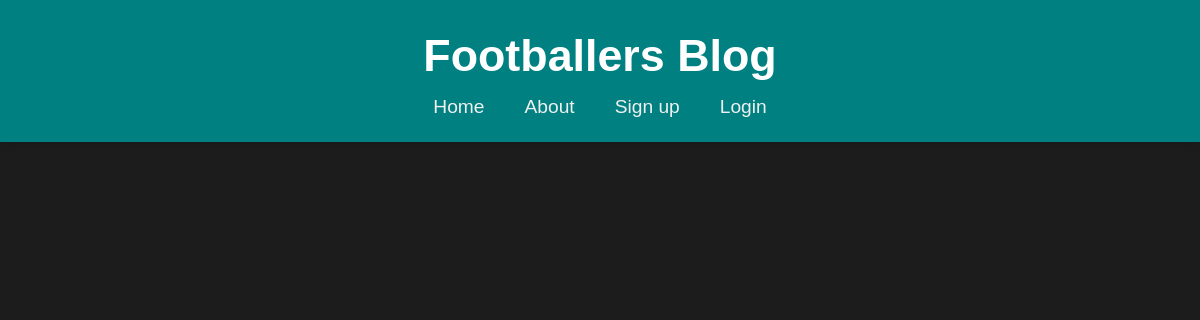
Page /home on the earlier database version.
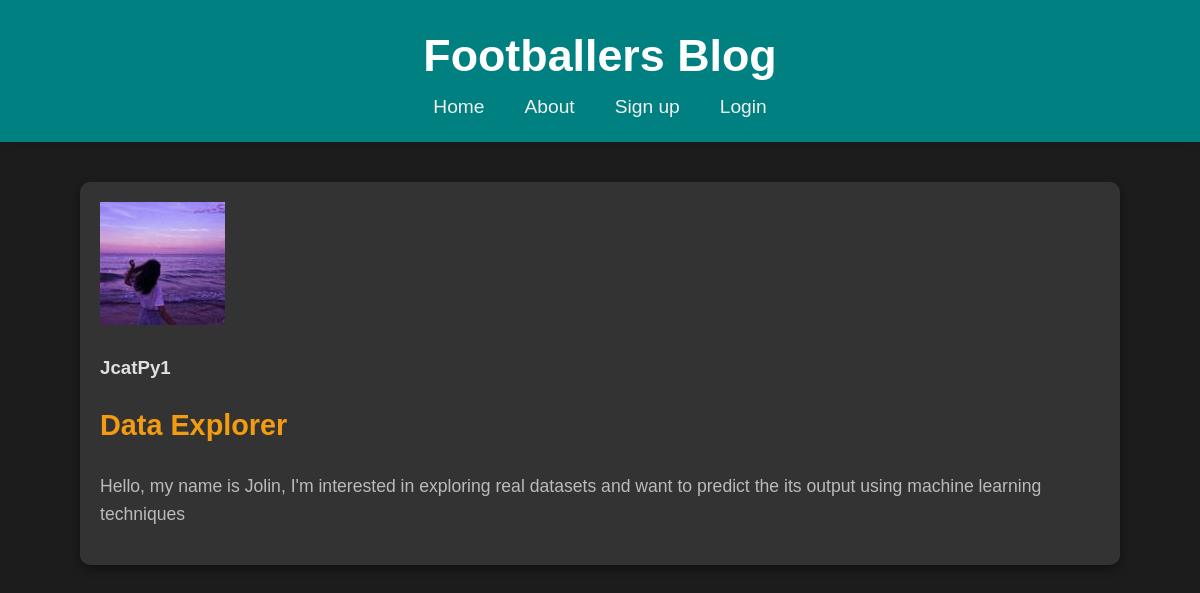
Same page on the later database version.
### flaskblog/models.py (models this page shows, shortened)
class Post(db.Model):  # Change db.model to db.Model
    id = db.Column(db.Integer, primary_key=True)
    title = db.Column(db.String(100), nullable=False)
    date_posted = db.Column(db.DateTime, nullable=False, default=datetime.utcnow)  # Also fix this line to use datetime.utcnow
    content = db.Column(db.Text, nullable=False)
    user_id = db.Column(db.Integer, db.ForeignKey('user.id'), nullable=False)

class User(db.Model, UserMixin):  # Change db.model to db.Model
    id = db.Column(db.Integer, primary_key=True)
    username = db.Column(db.String(20), unique=True, nullable=False)
    email = db.Column(db.String(120), unique=True, nullable=False)
    image_file = db.Column(db.String(20), nullable=False, default='default.jpg')
    password = db.Column(db.String(60), nullable=False)
    posts = db.relationship('Post', backref='author', lazy=True)

### flaskblog/routes.py (the view)
@app.route("/")
@app.route("/home")
def hello():
    posts = Post.query.all()
    return render_template('home.html',  posts=posts)

### flaskblog/templates/home.html
{% extends "layout.html" %}
{% block extra_css %}
    <link rel = "stylesheet" href="{{ url_for('static', filename='update_account.css') }}">
{% endblock %}
{% block content %}
<div class="blog-posts">
    {% for post in posts %}
    <div class="post">
        <div class="profile-image">
            <img src="{{ url_for('static', filename='profile_pics/' + post.author.image_file) }}">
         </div>
        <h3> {{ post.author.username }} </h3>
        <h2> {{ post.title }} </h2>
        <p> {{ post.content }} </p>
    </div>
    {% endfor %}
</div>
{% endblock content %}

### flaskblog/templates/layout.html (shortened to what this page needs)
<!doctype html>
<html lang="en">
<head>
    <link rel="stylesheet" href="{{ url_for('static', filename='style.css') }}">
    {% block extra_css %}{% endblock %}
</head>
<body>
    <header>
        <div class="header_container">
            <h1>Footballers Blog</h1>
            <nav>
                <ul>
                    <li><a href="{{ url_for('hello') }}">Home</a></li>
                    <li><a href="{{ url_for('about_page') }}">About</a></li>
                    {% if current_user.is_authenticated %}
                            <li><a href="{{ url_for('new_post') }}">New Post</a></li>
                            <li><a href="{{ url_for('logout') }}">LogOut</a></li>
                            <li><a href="{{ url_for('user_profile') }}">Account</a></li>
                    {% else %}
                            <li><a href="{{ url_for('register') }}">Sign up</a></li>
                            <li><a href="{{ url_for('login') }}">Login</a></li>
                    {% endif %}
                </ul>
            </nav>
        </div>
    </header>
    <div class="body_container">
        {% block content %}{% endblock %}
    </div>
</body>
</html>

### flaskblog/static/style.css (style rules this page uses)
body { font-family: 'Arial', sans-serif; background-color: #1c1c1c; color: #e0e0e0; margin: 0; padding: 0; line-height: 1.6; }
header { background-color: #008080; color: #f9f9f9; padding: 20px 0; text-align: center; box-shadow: 0 2px 10px rgba(0, 0, 0, 0.1); }
header h1 { margin: 0; font-size: 2.8rem; font-weight: 600; color: #ffffff; }
header nav ul { list-style: none; margin: 0; padding: 0; display: flex; justify-content: center; }
header nav ul li { margin: 0 20px; }
header nav ul li a { color: #f0f0f0; text-decoration: none; font-size: 1.2rem; transition: color 0.3s ease; }
.blog-posts { display: grid; grid-template-columns: repeat(auto-fit, minmax(300px, 1fr)); gap: 20px; padding: 40px 20px; max-width: 1200px; margin: 0 auto; }
.post { background-color: #333; border-radius: 10px; padding: 20px; box-shadow: 0px 4px 10px rgba(0, 0, 0, 0.4); transition: transform 0.3s ease, box-shadow 0.3s ease; }
.post h2 { margin-top: 0; font-size: 1.8rem; color: #f39c12; }
.post p { font-size: 1.1rem; color: #bbbbbb; }
.header_container, .body_container { width: 90%; margin: 0 auto; display: flex; flex-direction: column; align-items: center; }
.profile-image { margin-bottom: 20px; }

### flaskblog/static/update_account.css (style rules this page uses)
body { margin-bottom: 100px }
.profile-image { margin-bottom: 20px; }

Differences in the rows shown:
added Post: image_file (picture), author.username "JcatPy1", title "Data Explorer", content "Hello, my name is Jolin, I'm interested in exploring real datasets and want to predict the its output using machine learning techniques"
